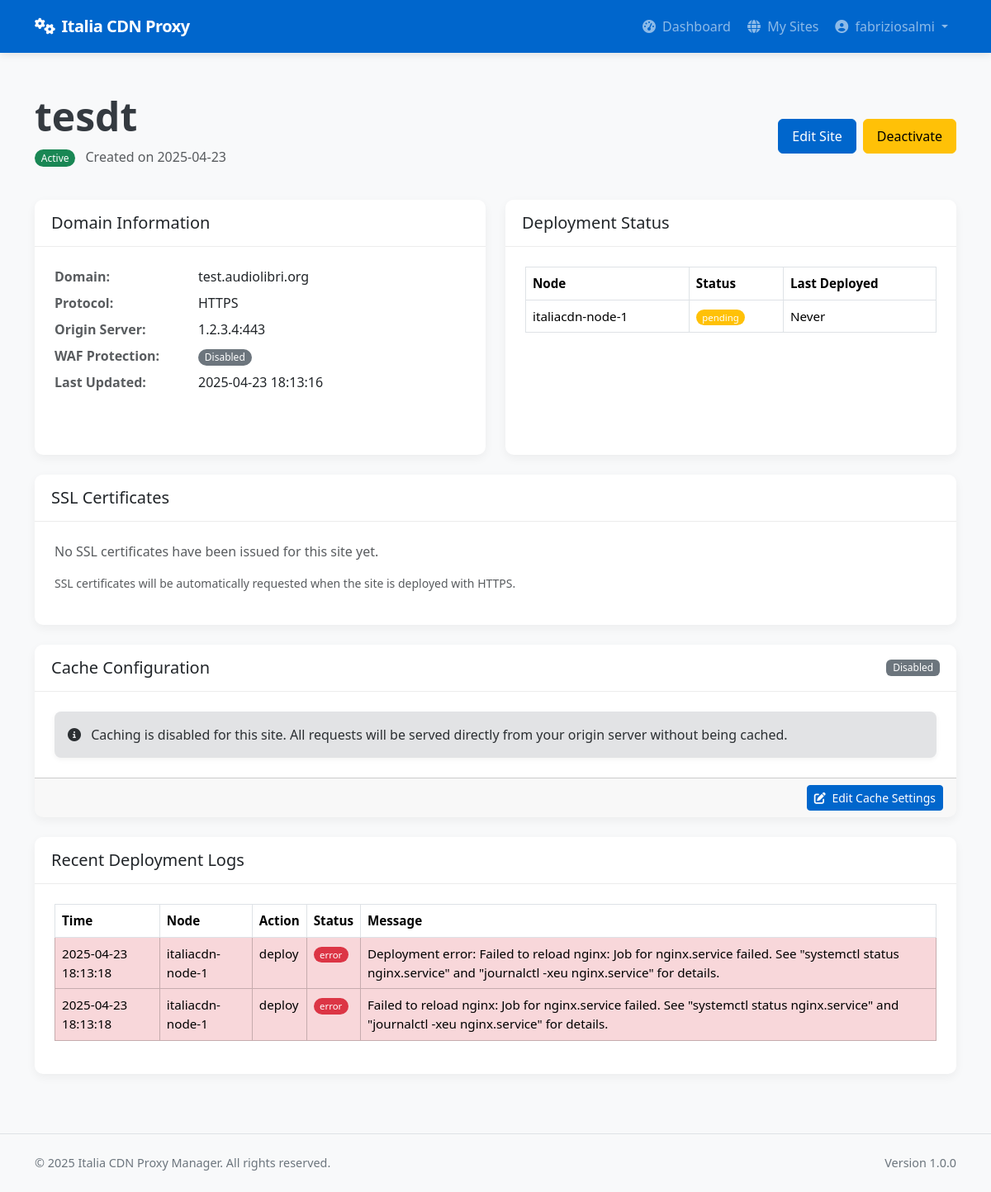
The app's page /client/sites/1 (signed in), older data.
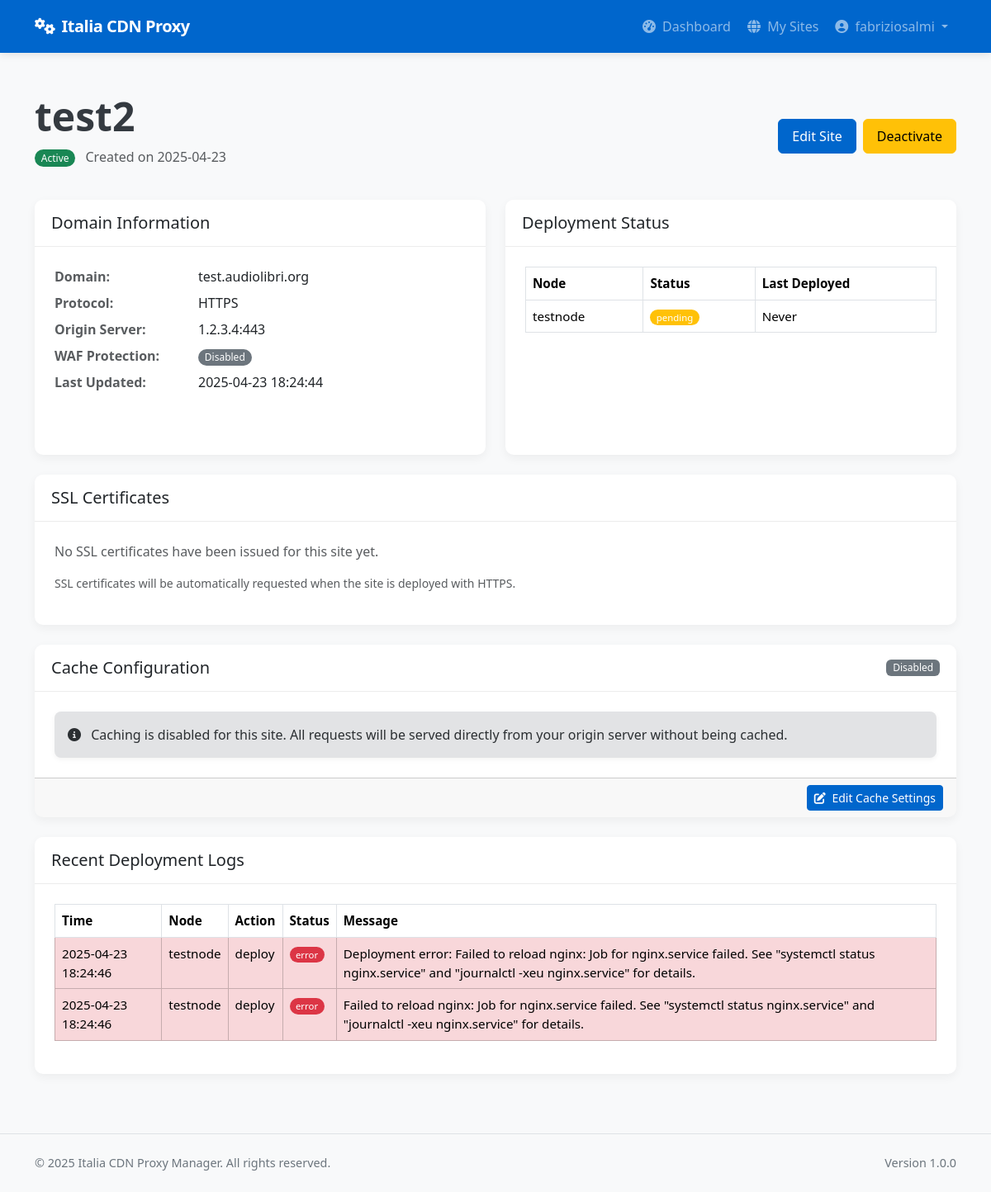
The same page, newer data.
### app/models/models.py (models this page shows, shortened)
class Site(db.Model):
    __tablename__ = 'sites'
    id = db.Column(db.Integer, primary_key=True)
    name = db.Column(db.String(64), nullable=False)
    domain = db.Column(db.String(255), unique=True, nullable=False)
    protocol = db.Column(db.String(10), nullable=False, default='https')  # http or https
    origin_protocol = db.Column(db.String(10), nullable=False, default='http')  # http or https for origin
    origin_address = db.Column(db.String(255), nullable=False)  # Backend server address
    origin_port = db.Column(db.Integer, nullable=False)
    user_id = db.Column(db.Integer, db.ForeignKey('users.id'), nullable=True)  # Allow null for discovered sites
    is_active = db.Column(db.Boolean, default=True)
    is_blocked = db.Column(db.Boolean, default=False)
    is_discovered = db.Column(db.Boolean, default=False)  # Whether this site was discovered from node
    use_waf = db.Column(db.Boolean, default=False)
    force_https = db.Column(db.Boolean, default=True)  # New column to force HTTP to HTTPS redirect
    enable_cache = db.Column(db.Boolean, default=True)
    cache_time = db.Column(db.Integer, default=3600)  # Cache time in seconds, default 1 hour
    cache_static_time = db.Column(db.Integer, default=86400)  # Cache time for static assets in seconds, default 1 day
    custom_cache_rules = db.Column(db.Text, nullable=True)  # Custom cache rules in Nginx format
    cache_browser_time = db.Column(db.Integer, default=3600)  # Browser cache time in seconds, default 1 hour
    created_at = db.Column(db.DateTime, default=datetime.utcnow)
    updated_at = db.Column(db.DateTime, default=datetime.utcnow, onupdate=datetime.utcnow)
    custom_config = db.Column(db.Text, nullable=True)  # Additional Nginx configuration
    site_nodes = db.relationship('SiteNode', backref='site', lazy='dynamic')
    ssl_certificates = db.relationship('SSLCertificate', backref='site', lazy='dynamic')
    config_versions = db.relationship('ConfigVersion', backref='site', lazy='dynamic')

class SiteNode(db.Model):
    __tablename__ = 'site_nodes'
    id = db.Column(db.Integer, primary_key=True)
    site_id = db.Column(db.Integer, db.ForeignKey('sites.id'), nullable=False)
    node_id = db.Column(db.Integer, db.ForeignKey('nodes.id'), nullable=False)
    status = db.Column(db.String(20), default='pending')  # pending, deployed, error, discovered
    config_path = db.Column(db.String(256), nullable=True)  # Path to the config file on the node
    error_message = db.Column(db.Text, nullable=True)
    deployed_at = db.Column(db.DateTime, nullable=True)
    discovered_at = db.Column(db.DateTime, nullable=True)  # When was this config discovered
    updated_at = db.Column(db.DateTime, default=datetime.utcnow, onupdate=datetime.utcnow)
    __table_args__ = (db.UniqueConstraint('site_id', 'node_id', name='_site_node_uc'),)

class Node(db.Model):
    __tablename__ = 'nodes'
    id = db.Column(db.Integer, primary_key=True)
    name = db.Column(db.String(64), unique=True, nullable=False)
    ip_address = db.Column(db.String(45), nullable=False)  # IPv4 or IPv6
    ssh_port = db.Column(db.Integer, default=22)
    ssh_user = db.Column(db.String(64), nullable=False)
    ssh_key_path = db.Column(db.String(256), nullable=True)  # Path to SSH key file
    ssh_password = db.Column(db.String(256), nullable=True)  # Encrypted password (if using password auth)
    is_active = db.Column(db.Boolean, default=True)
    is_discovered = db.Column(db.Boolean, default=False)  # Whether this node was discovered from YAML
    created_at = db.Column(db.DateTime, default=datetime.utcnow)
    updated_at = db.Column(db.DateTime, default=datetime.utcnow, onupdate=datetime.utcnow)
    nginx_config_path = db.Column(db.String(256), default='/etc/nginx/conf.d')
    nginx_reload_command = db.Column(db.String(256), default='sudo systemctl reload nginx')
    detected_nginx_path = db.Column(db.String(256), nullable=True)  # Store detected nginx path
    site_nodes = db.relationship('SiteNode', backref='node', lazy='dynamic')

class DeploymentLog(db.Model):
    __tablename__ = 'deployment_logs'
    id = db.Column(db.Integer, primary_key=True)
    site_id = db.Column(db.Integer, db.ForeignKey('sites.id'), nullable=False)
    node_id = db.Column(db.Integer, db.ForeignKey('nodes.id'), nullable=False)
    user_id = db.Column(db.Integer, db.ForeignKey('users.id'), nullable=True)  # Who performed the action
    action = db.Column(db.String(64), nullable=False)  # deploy, update, remove, ssl_renew, discovery, rollback
    status = db.Column(db.String(20), nullable=False)  # success, error
    message = db.Column(db.Text, nullable=True)
    created_at = db.Column(db.DateTime, default=datetime.utcnow)
    site = db.relationship('Site', backref=db.backref('deployment_logs', lazy='dynamic'))
    node = db.relationship('Node', backref=db.backref('deployment_logs', lazy='dynamic'))
    user = db.relationship('User', backref=db.backref('deployment_logs', lazy='dynamic'))

### app/controllers/client.py (the view)
@client.route('/sites/<int:site_id>', methods=['GET'])
@login_required
@client_required
def view_site(site_id):
    site = Site.query.get_or_404(site_id)
    if site.user_id != current_user.id:
        abort(403)
    site_nodes = SiteNode.query.filter_by(site_id=site_id).all()
    deployment_logs = DeploymentLog.query.filter_by(site_id=site_id).order_by(DeploymentLog.created_at.desc()).all()
    ssl_certificates = SSLCertificate.query.filter_by(site_id=site_id).all()
    return render_template('client/sites/view.html',
                           site=site,
                           site_nodes=site_nodes,
                           deployment_logs=deployment_logs,
                           ssl_certificates=ssl_certificates)

### app/models/__init__.py (called while the page is built)
@login_manager.user_loader
def load_user(user_id):
    return User.query.get(int(user_id))

### app/models/models.py (called while the page is built)
    def is_admin(self):
        return self.role == 'admin'

    def is_client(self):
        return self.role == 'client'

### app/services/access_control.py (called while the page is built)
def client_required(f):
    @wraps(f)
    def decorated_function(*args, **kwargs):
        if not current_user.is_client():
            flash('This page is available only for client users.', 'error')
            return abort(403)
        return f(*args, **kwargs)
    return decorated_function

### app/templates/client/sites/view.html (shortened to what the changed rows need)
{% extends "base.html" %}
{% block content %}
<div class="container py-4">
    <div class="row mb-4">
        <div class="col-md-8">
            <h1 class="display-5 fw-bold mb-2">{{ site.name }}</h1>
            <p class="text-muted">
                <span class="badge rounded-pill {% if site.is_active %}bg-success{% else %}bg-danger{% endif %}">
                    {{ 'Active' if site.is_active else 'Inactive' }}
                </span>
                <span class="ms-2">Created on {{ site.created_at.strftime('%Y-%m-%d') }}</span>
            </p>
        </div>
        <div class="col-md-4 text-md-end d-flex align-items-center justify-content-md-end">
            <form method="POST" action="{{ url_for('client.toggle_site_active', site_id=site.id) }}">
                <button type="submit" class="btn {% if site.is_active %}btn-warning{% else %}btn-success{% endif %}">
                    {{ 'Deactivate' if site.is_active else 'Activate' }}
                </button>
            </form>
        </div>
    </div>
    <div class="row mb-4">
        <div class="col-md-6 mb-4 mb-md-0">
            <div class="card h-100">
                <div class="card-body">
                    <dl class="row">
                        <dt class="col-sm-4 text-muted">Domain:</dt>
                        <dd class="col-sm-8">{{ site.domain }}</dd>
                        <dt class="col-sm-4 text-muted">Protocol:</dt>
                        <dd class="col-sm-8">{{ site.protocol | upper }}</dd>
                        <dt class="col-sm-4 text-muted">Origin Server:</dt>
                        <dd class="col-sm-8">{{ site.origin_address }}:{{ site.origin_port }}</dd>
                        <dt class="col-sm-4 text-muted">WAF Protection:</dt>
                        <dd class="col-sm-8">
                            <span class="badge rounded-pill {% if site.use_waf %}bg-success{% else %}bg-secondary{% endif %}">
                                {{ 'Enabled' if site.use_waf else 'Disabled' }}
                            </span>
                        </dd>
                        <dt class="col-sm-4 text-muted">Last Updated:</dt>
                        <dd class="col-sm-8">{{ site.updated_at.strftime('%Y-%m-%d %H:%M:%S') }}</dd>
                    </dl>
                </div>
            </div>
        </div>
        <div class="col-md-6">
            <div class="card h-100">
                <div class="card-body">
                    <div class="table-responsive" style="max-height: 250px; overflow-y: auto;">
                        <table class="table table-bordered table-hover">
                            <thead>
                                <tr>
                                    <th>Node</th>
                                    <th>Status</th>
                                    <th>Last Deployed</th>
                                </tr>
                            </thead>
                            <tbody>
                                {% for site_node in site_nodes %}
                                <tr>
                                    <td>{{ site_node.node.name }}</td>
                                    <td>
                                        <span class="badge rounded-pill
                                        {% if site_node.status == 'deployed' %}bg-success
                                        {% elif site_node.status == 'pending' %}bg-warning
                                        {% else %}bg-danger{% endif %}">
                                            {{ site_node.status }}
                                        </span>
                                    </td>
                                    <td>
                                        {% if site_node.deployed_at %}
                                            {{ site_node.deployed_at.strftime('%Y-%m-%d %H:%M:%S') }}
                                        {% else %}
                                            Never
                                        {% endif %}
                                    </td>
                                </tr>
                                {% endfor %}
                            </tbody>
                        </table>
                    </div>
                </div>
            </div>
        </div>
    </div>
    <div class="card mb-4">
        <div class="card-header d-flex justify-content-between align-items-center">
            <h5 class="mb-0">Cache Configuration</h5>
            <span class="badge {% if site.enable_cache %}bg-success{% else %}bg-secondary{% endif %}">
                {{ 'Enabled' if site.enable_cache else 'Disabled' }}
            </span>
        </div>
    </div>
    <div class="card mb-4">
        <div class="card-body">
            {% if deployment_logs %}
            <div class="table-responsive">
                <table class="table table-bordered table-hover">
                    <thead>
                        <tr>
                            <th>Time</th>
                            <th>Node</th>
                            <th>Action</th>
                            <th>Status</th>
                            <th>Message</th>
                        </tr>
                    </thead>
                    <tbody>
                        {% for log in deployment_logs %}
                        <tr class="{% if log.status == 'error' %}table-danger{% endif %}">
                            <td>{{ log.created_at.strftime('%Y-%m-%d %H:%M:%S') }}</td>
                            <td>{{ log.node.name }}</td>
                            <td>{{ log.action }}</td>
                            <td>
                                <span class="badge rounded-pill
                                {% if log.status == 'success' %}bg-success
                                {% elif log.status == 'error' %}bg-danger
                                {% else %}bg-warning{% endif %}">
                                    {{ log.status }}
                                </span>
                            </td>
                            <td>{{ log.message }}</td>
                        </tr>
                        {% endfor %}
                    </tbody>
                </table>
            </div>
            {% else %}
            <p class="text-muted">No deployment logs found for this site.</p>
            {% endif %}
        </div>
    </div>
</div>
{% endblock %}

Row changes from the older to the newer data that the page shows:
changed Site "Deactivate": name "tesdt" → "test2"; updated_at "2025-04-23 18:13:16" → "2025-04-23 18:24:44"
changed SiteNode "pending": node.name "italiacdn-node-1" → "testnode"
changed DeploymentLog (number 1 of 2 on the later page): created_at "2025-04-23 18:13:18" → "2025-04-23 18:24:46"; node.name "italiacdn-node-1" → "testnode"
changed DeploymentLog (number 2 of 2 on the later page): created_at "2025-04-23 18:13:18" → "2025-04-23 18:24:46"; node.name "italiacdn-node-1" → "testnode"
